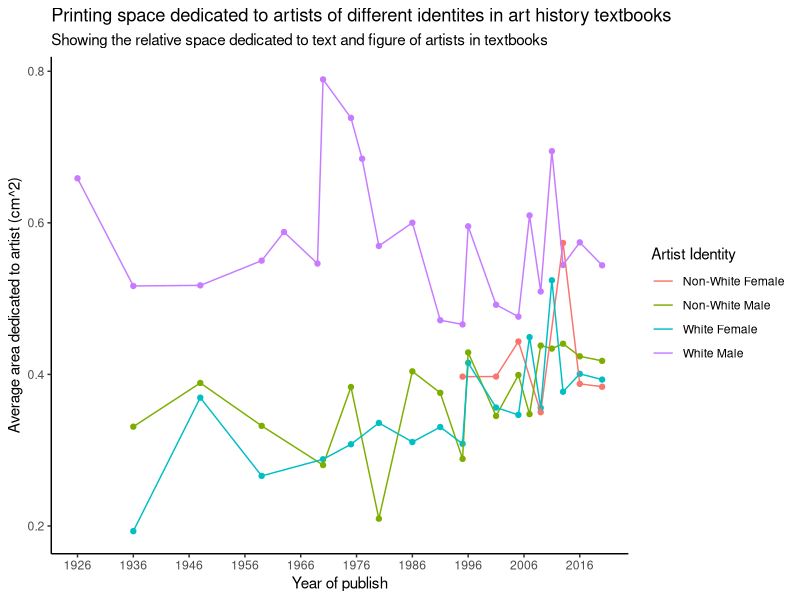

This figure's R source:
## ---- chunk 1
#| output: false
library(tidyverse)
## ---- chunk 2
data <- read.csv("data/artists.csv")

glimpse(data)
## ---- chunk 3
data_clean <- data %>%
  select(year, artist_gender, artist_race_nwi, space_ratio_per_page_total) %>%
  mutate(artist_identity = paste(artist_race_nwi, artist_gender)) %>%
  filter(!grepl("N/A" ,artist_identity))

data_clean <- data_clean %>%
  group_by(year, artist_identity) %>%
  summarise(space_ratio = mean(space_ratio_per_page_total, na.rm = T),
            .groups = "drop")
## ---- chunk 4
plot <- data_clean %>%
  ggplot(aes(x = year, y = space_ratio, fill = artist_identity, col = artist_identity)) +
  geom_point(show.legend = F) +
  geom_line() +
  scale_x_continuous(breaks = seq(min(data_clean$year), max(data_clean$year), by = 10)) +
  xlab("Year of publish") +
  ylab("Average area dedicated to artist (cm^2)") +
  labs(title = "Printing space dedicated to artists of different identites in art history textbooks",
       subtitle = "Showing the relative space dedicated to text and figure of artists in textbooks") +
  guides(col = guide_legend(title = "Artist Identity")) +
  theme_classic()

plot
